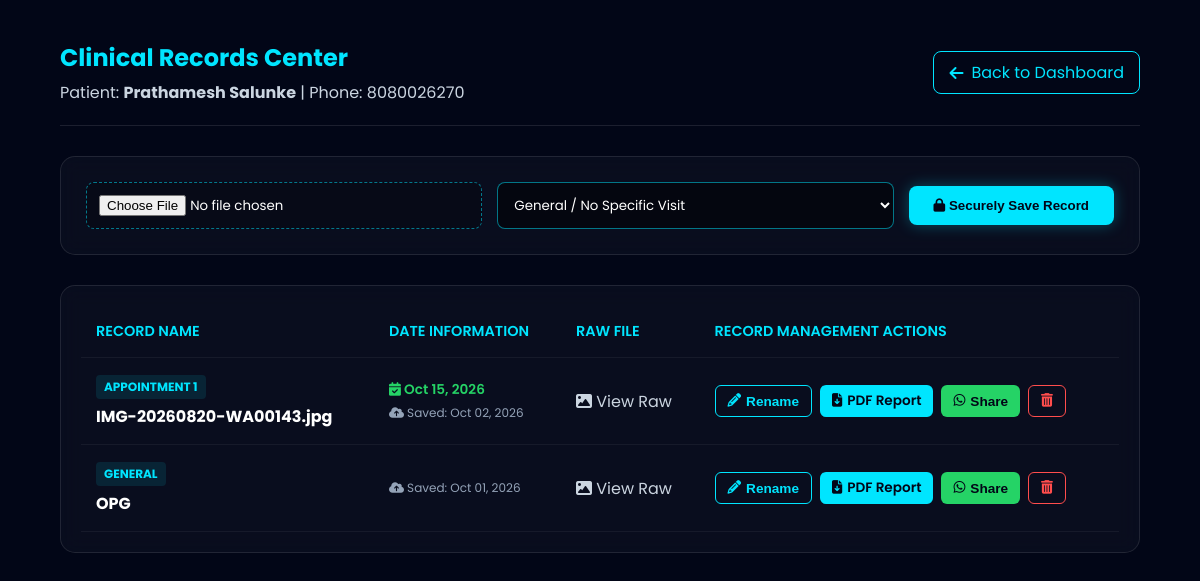
The app's page /records/1 (signed in) with its own data.
### models.py (models this page shows)
class PatientLead(db.Model):
    id = db.Column(db.Integer, primary_key=True)
    name = db.Column(db.String(100), nullable=False)
    phone = db.Column(db.String(20), nullable=False)
    complaint = db.Column(db.Text, nullable=True)
    preferred_date = db.Column(db.String(50), nullable=True)
    status = db.Column(db.String(50), default="New")
    date_submitted = db.Column(db.DateTime, default=datetime.utcnow)
    appointment_date = db.Column(db.String(100), nullable=True) # Legacy keeping for safety
    appointments = db.relationship('Appointment', backref='patient', lazy=True, cascade="all, delete-orphan")

class PatientRecord(db.Model):
    id = db.Column(db.Integer, primary_key=True)
    lead_id = db.Column(db.Integer, nullable=False)
    file_name = db.Column(db.String(255), nullable=False)
    drive_file_id = db.Column(db.String(255), nullable=False)
    view_link = db.Column(db.String(500), nullable=False)
    appointment_label = db.Column(db.String(50), default="General") # Links record to specific visit
    upload_date = db.Column(db.DateTime, default=datetime.utcnow)

class Appointment(db.Model):
    id = db.Column(db.Integer, primary_key=True)
    lead_id = db.Column(db.Integer, db.ForeignKey('patient_lead.id'), nullable=False)
    date_str = db.Column(db.String(100), nullable=False)
    label = db.Column(db.String(50), nullable=False) # e.g., "Appointment 1"
    created_at = db.Column(db.DateTime, default=datetime.utcnow)

### app.py (the view)
@app.route('/records/<int:lead_id>')
def patient_records(lead_id):
    if not session.get('admin_logged_in'): return redirect(url_for('login'))
    lead = PatientLead.query.get_or_404(lead_id)
    records = PatientRecord.query.filter_by(lead_id=lead_id).order_by(PatientRecord.id.desc()).all()
    appt_dates = {appt.label: appt.date_str for appt in lead.appointments}
    return render_template('records.html', lead=lead, records=records, appt_dates=appt_dates)

### app.py (called while the page is built)
@app.after_request
def add_security_headers(response):
    response.headers['Cache-Control'] = 'no-store, no-cache, must-revalidate, max-age=0'
    response.headers['Pragma'] = 'no-cache'
    response.headers['Expires'] = '0'
    return response

### templates/records.html (shortened to what this page needs)
<!DOCTYPE html>
<html lang="en">
<head>
    <link rel="stylesheet" href="https://cdnjs.cloudflare.com/ajax/libs/font-awesome/6.4.0/css/all.min.css">
</head>
<body>
    <div class="header">
        <div>
            <h2 style="margin: 0; color: #00e5ff;">Clinical Records Center</h2>
            <p style="margin: 5px 0 0 0; color: #cbd5e1;">Patient: <strong>{{ lead.name }}</strong> | Phone: {{ lead.phone }}</p>
        </div>
        <a href="/admin" class="btn-back"><i class="fas fa-arrow-left"></i> Back to Dashboard</a>
    </div>
    <form action="/upload_record/{{ lead.id }}" method="POST" enctype="multipart/form-data" class="upload-form">
        <input type="file" name="file" accept="image/*,application/pdf,.dcm" required>
        <select name="appointment_label" required>
            <option value="General">General / No Specific Visit</option>
        </select>
        <button type="submit"><i class="fas fa-lock"></i> Securely Save Record</button>
    </form>
    <div class="table-wrapper">
        <table>
            <thead>
                <tr>
                    <th>Record Name</th>
                    <th>Date Information</th>
                    <th>Raw File</th>
                    <th>Record Management Actions</th>
                </tr>
            </thead>
            <tbody>
                {% for record in records %}
                <tr>
                    <td>
                        <span style="background: rgba(0,229,255,0.1); color: #00e5ff; padding: 3px 8px; border-radius: 4px; font-size: 0.75rem; margin-bottom: 5px; display: inline-block; font-weight: 700; text-transform: uppercase;">{{ record.appointment_label }}</span><br>
                        <strong>{{ record.file_name }}</strong>
                    </td>
                    <td>
                        {% if record.appointment_label != 'General' and appt_dates.get(record.appointment_label) %}
                            <div style="color: #25D366; font-size: 0.85rem; font-weight: 600; margin-bottom: 4px;">
                                <i class="fas fa-calendar-check"></i> {{ appt_dates[record.appointment_label].split(' at ')[0] }}
                            </div>
                        {% endif %}
                        <div style="color: #94a3b8; font-size: 0.75rem;">
                            <i class="fas fa-cloud-upload-alt"></i> Saved: {{ record.upload_date.strftime('%b %d, %Y') }}
                        </div>
                    </td>
                    <td><a href="{{ record.view_link }}" target="_blank" class="view-link"><i class="fas fa-image"></i> View Raw</a></td>
                    <td>
                        <div class="action-group">
                            <button onclick="openRenameModal({{ record.id }}, '{{ record.file_name }}')" class="btn-action btn-rename"><i class="fas fa-pencil-alt"></i> Rename</button>
                            <a href="/shared_report/{{ record.drive_file_id }}?download=1" class="btn-action btn-pdf"><i class="fas fa-file-download"></i> PDF Report</a>
                            <button onclick="shareRecordWhatsApp('{{ lead.name }}', '{{ lead.phone }}', '{{ record.file_name }}', '{{ request.host_url }}shared_report/{{ record.drive_file_id }}')" class="btn-action btn-whatsapp"><i class="fab fa-whatsapp"></i> Share</button>
                            <a href="/delete_record/{{ record.id }}" class="btn-action btn-delete" onclick="return confirm('Permanently delete this record?')"><i class="fas fa-trash-alt"></i></a>
                        </div>
                    </td>
                </tr>
                {% else %}
                <tr><td colspan="4" style="text-align: center; padding: 40px; color: #94a3b8;"><i class="fas fa-folder-open" style="font-size: 2.5rem; margin-bottom: 15px; display: block; opacity: 0.5;"></i>No clinical records saved for this patient yet.</td></tr>
                {% endfor %}
            </tbody>
        </table>
    </div>
</body>
</html>

### templates/records.html (style rules this page uses)
body { margin: 0; font-family: 'Poppins', sans-serif; background-color: #020617; color: white; padding: 20px 5%; overflow-x: hidden; }
.header { display: flex; justify-content: space-between; align-items: center; border-bottom: 1px solid rgba(255, 255, 255, 0.1); padding-bottom: 20px; margin-bottom: 30px; margin-top: 20px; flex-wrap: wrap; gap: 15px; }
.btn-back { background: transparent; border: 1px solid #00e5ff; color: #00e5ff; padding: 8px 15px; border-radius: 8px; text-decoration: none; transition: 0.3s; display: inline-flex; align-items: center; gap: 8px; }
.upload-form { display: flex; gap: 15px; background: rgba(255, 255, 255, 0.03); padding: 25px; border-radius: 15px; border: 1px solid rgba(255, 255, 255, 0.1); margin-bottom: 30px; flex-wrap: wrap; align-items: center; backdrop-filter: blur(10px); }
.upload-form input[type="file"] { flex: 1; min-width: 200px; padding: 12px; border-radius: 8px; border: 1px dashed rgba(0, 229, 255, 0.5); background: rgba(0, 0, 0, 0.2); color: white; font-family: 'Poppins', sans-serif; }
.upload-form select { flex: 1; min-width: 200px; padding: 12px; border-radius: 8px; border: 1px solid rgba(0, 229, 255, 0.5); background: rgba(0, 0, 0, 0.5); color: white; font-family: 'Poppins', sans-serif; }
.upload-form button { padding: 12px 25px; background: #00e5ff; color: #020617; border: none; border-radius: 8px; font-weight: bold; cursor: pointer; transition: 0.3s; box-shadow: 0 0 15px rgba(0, 229, 255, 0.3); }
.table-wrapper { background: rgba(255, 255, 255, 0.03); border: 1px solid rgba(255, 255, 255, 0.1); border-radius: 15px; padding: 20px; overflow-x: auto; backdrop-filter: blur(10px); }
table { width: 100%; border-collapse: collapse; min-width: 750px; }
th, td { padding: 15px; text-align: left; border-bottom: 1px solid rgba(255, 255, 255, 0.05); }
th { color: #00e5ff; font-weight: 600; text-transform: uppercase; font-size: 0.9rem; }
td a.view-link { color: #cbd5e1; text-decoration: none; transition: 0.3s; }
.action-group { display: flex; gap: 8px; flex-wrap: wrap; }
.btn-action { padding: 6px 12px; border-radius: 6px; font-size: 0.85rem; font-weight: 600; cursor: pointer; border: none; text-decoration: none; display: inline-flex; align-items: center; gap: 5px; transition: 0.3s; }
.btn-rename { background: transparent; border: 1px solid #00e5ff; color: #00e5ff; }
.btn-pdf { background: #00e5ff; color: #020617; }
.btn-whatsapp { background: #25D366; color: #020617; }
.btn-delete { background: transparent; border: 1px solid #ff4d4d; color: #ff4d4d; }

### records on screen
PatientLead: name "Prathamesh Salunke", phone "8080026270"
PatientRecord: appointment_label "APPOINTMENT 1", file_name "IMG-20260820-WA00143.jpg", appointment_label.date_str "Oct 15, 2026", upload_date "Oct 02, 2026"
PatientRecord: appointment_label "GENERAL", file_name "OPG", upload_date "Oct 01, 2026"
